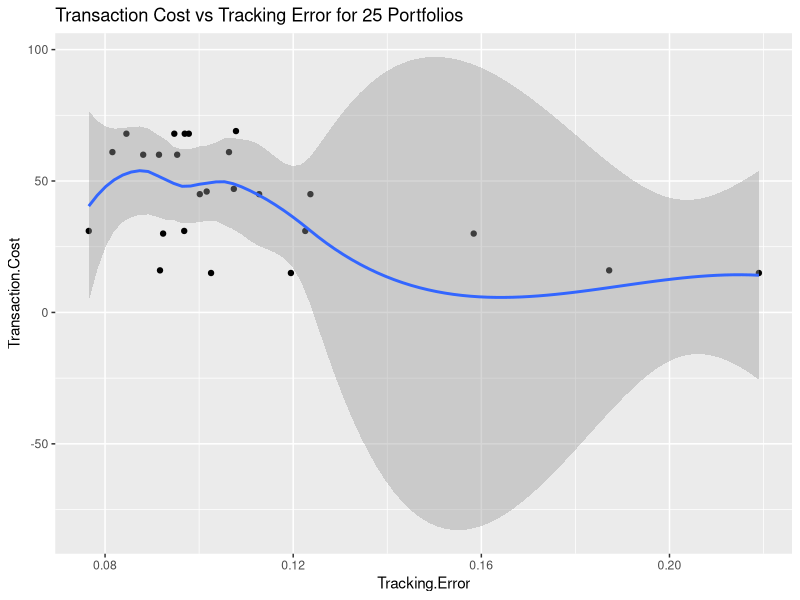

This chart was generated by the following R code: (Note: this script raises an error after producing the figure.)
rm(list=ls())
library(ggplot2)
library(glmnet)
library(quadprog)
library(tseries)

smallcap <- read.csv("Small50.csv")[,-1]
midcap <- read.csv("Mid50.csv")[,-1]
largecap <- read.csv("Large50.csv")[,-1]
benchmark <- read.csv("Benchmark.csv")[,-1]
  
#ustart= "2010-1-1"
#uend = "2015-12-31"
#benchmark <- (get.hist.quote(instrument = "GSPC", start=ustart, end=uend, quote = c("Adj"),provider = "yahoo", compression = "m") )
#write.csv(benchmark, file = "Benchmark.csv")


#5 Portfolios each of sizes 30(10 each), 60(20 each), 90(30 each), 120(40 each), 150(45 each)

size =  function(x) {sample(2:51,x)}

portfolio = function(x)  {
  
  return(cbind(smallcap[,size(x)],midcap[,size(x)],largecap[,size(x)]))
  }

bin = 1:5
for (i in bin) {
  assign(paste('P30_',i,sep ='' ), portfolio(10))
  assign(paste('P60_',i,sep ='' ), portfolio(20))
  assign(paste('P90_',i,sep ='' ), portfolio(30))
  assign(paste('P120_',i,sep ='' ), portfolio(40))
  assign(paste('P135_',i,sep ='' ), portfolio(45))
}

ptf = list(P30_1,P30_2,P30_3,P30_4,P30_5,
           P60_1,P60_2,P60_3,P60_4,P60_5,
           P90_1,P90_2,P90_3,P90_4,P90_5,
           P120_1,P120_2,P120_3,P120_4,P120_5,
           P135_1,P135_2,P135_3,P135_4,P135_5)

beta.30 = data.frame()
Track <- data.frame()

for (i in ptf) {
  
  cap <- i
  assets <- ncol(cap)
  cap <- cbind(benchmark,cap)
  last = nrow(cap)
  returns = (cap[-1,]/cap[-last,]) - 1 #Computes simple monthly returns
  
  #Split training and testing data
  returns.train <- returns[1:59,]
  returns.test <- returns[60:71,]
  
  asset.returns = returns.train[,-1]
  benchmark.returns = returns.train[,1]            #Benchmark returns
  #benchmark.returns = apply(asset.returns, 1, mean)            #Benchmark returns
  #returns.test[,1] = apply(returns.test[,-1], 1, mean)
  
  mean.asset.returns = apply(asset.returns,2,mean)  #Calculate mean of every asset
  exp.benchmark = mean(benchmark.returns)           #Calculate benchmark mean
  
  Dmat1 = cov(asset.returns)                        #Compute covariance matrix of assets
  
  #Tuning parameter lambda. Smaller the value more the zeros
  lambda = 0.01
  Dmat = matrix(Dmat1[1:assets, 1:assets], nrow = assets, ncol = assets)  + lambda*(diag(assets))  
  
  #Each assets expected return
  dvec = matrix(mean.asset.returns[1:assets], nrow = assets, ncol = 1)  
  #Constraint for sum of weights =1
  A.Equality <- matrix(rep(1,assets), ncol=1)
  #Amat constraints: sum=1, dvec == benchmark returns, weights>=0, weights <= 2/(*assets)
  Amat <- cbind(A.Equality, dvec, diag(assets), -diag(assets))
  bvec <- c(1, exp.benchmark, rep(0, assets),rep(-2/assets, assets))
  
  qp <- solve.QP(Dmat, dvec, Amat, bvec, meq=1) #Comment this when running equal weight above snippet
  qp$solution
  
  betas = qp$solution
  beta1 = ifelse(abs(betas)<10^(-3),0,betas)
  transaction.cost <- length(beta1[beta1!=0])
  
  #if(assets == 30){beta.30 = rbind(beta.30,t(beta1))}
  #Code to calculate portfolio returns for 12 months of year 2015
  d = matrix(0,12,3)
  for (i in 1:12) {
    returns.T <- returns.test[i,1]
    portfolio.returns <- t(as.matrix(beta1))%*%t(returns.test[i,-1])
    result <- ifelse(portfolio.returns>=returns.T,"Good","Poor")
    d[i,] <- t(c(returns.T,portfolio.returns, result))
    
  }
  d <- as.data.frame(d)     #Test year (2015) returns
  names(d) <- c("Benchmark_Returns", "Portfolio_Returns","Performance")
  
  #z = table(d$Performance)
  #Performance = rbind(Performance, z)
  
  Tracking.Error = mean((as.numeric(as.character(d$Portfolio_Returns) )  -  as.numeric(as.character(d$Benchmark_Returns)))^2 )*100
  Tracking.Error1 <- paste(as.character(round(Tracking.Error,3) ),"%")
  #sd(as.numeric(as.character(d$Portfolio_Returns) )  -  as.numeric(as.character(d$Benchmark_Returns)))
  Track = rbind(Track,cbind(Tracking.Error, transaction.cost))
  
  #table(beta1) 
  #length(beta1[beta1!=0])
  #rm(returns.test, beta1 )


#portfolio.name <- c("12 Assets", "24 Assets", "36 Assets","48 Assets","60 Assets")
#tab <- data.frame(Portfolio_Type = portfolio.name, Tracking_Error = Track,Performance)

}

names(Track)<- c('Tracking.Error', 'Transaction.Cost')
#names(Track)<- c('x', 'y')
ggplot(Track, aes(x = Tracking.Error,y=Transaction.Cost)) + geom_point() + geom_smooth() +  ggtitle("Transaction Cost vs Tracking Error for 25 Portfolios")

View(Track)

